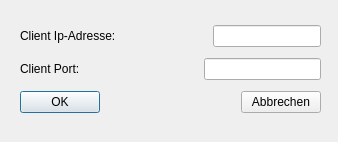
<?xml version="1.0" encoding="UTF-8"?>
<ui version="4.0">
 <class>Dialog</class>
 <widget class="QDialog" name="Dialog">
  <property name="geometry">
   <rect>
    <x>0</x>
    <y>0</y>
    <width>338</width>
    <height>142</height>
   </rect>
  </property>
  <property name="windowTitle">
   <string>Dialog</string>
  </property>
  <widget class="QWidget" name="verticalLayoutWidget">
   <property name="geometry">
    <rect>
     <x>20</x>
     <y>20</y>
     <width>301</width>
     <height>101</height>
    </rect>
   </property>
   <layout class="QVBoxLayout" name="verticalLayout">
    <item>
     <layout class="QHBoxLayout" name="horizontalLayout_2">
      <item>
       <widget class="QLabel" name="adressLabel">
        <property name="text">
         <string>Client Ip-Adresse:</string>
        </property>
       </widget>
      </item>
      <item>
       <spacer name="horizontalSpacer_3">
        <property name="orientation">
         <enum>Qt::Horizontal</enum>
        </property>
        <property name="sizeHint" stdset="0">
         <size>
          <width>28</width>
          <height>20</height>
         </size>
        </property>
       </spacer>
      </item>
      <item>
       <widget class="QLineEdit" name="clientAdress"/>
      </item>
     </layout>
    </item>
    <item>
     <layout class="QHBoxLayout" name="horizontalLayout_3">
      <item>
       <widget class="QLabel" name="portLabel">
        <property name="text">
         <string>Client Port:</string>
        </property>
       </widget>
      </item>
      <item>
       <spacer name="horizontalSpacer_2">
        <property name="orientation">
         <enum>Qt::Horizontal</enum>
        </property>
        <property name="sizeHint" stdset="0">
         <size>
          <width>28</width>
          <height>20</height>
         </size>
        </property>
       </spacer>
      </item>
      <item>
       <widget class="QLineEdit" name="clientPort"/>
      </item>
     </layout>
    </item>
    <item>
     <layout class="QHBoxLayout" name="horizontalLayout">
      <item>
       <widget class="QPushButton" name="okButton">
        <property name="text">
         <string>OK</string>
        </property>
       </widget>
      </item>
      <item>
       <spacer name="horizontalSpacer">
        <property name="orientation">
         <enum>Qt::Horizontal</enum>
        </property>
        <property name="sizeHint" stdset="0">
         <size>
          <width>18</width>
          <height>20</height>
         </size>
        </property>
       </spacer>
      </item>
      <item>
       <widget class="QPushButton" name="abbrechenButton">
        <property name="text">
         <string>Abbrechen</string>
        </property>
       </widget>
      </item>
     </layout>
    </item>
   </layout>
  </widget>
 </widget>
 <resources/>
 <connections/>
</ui>
